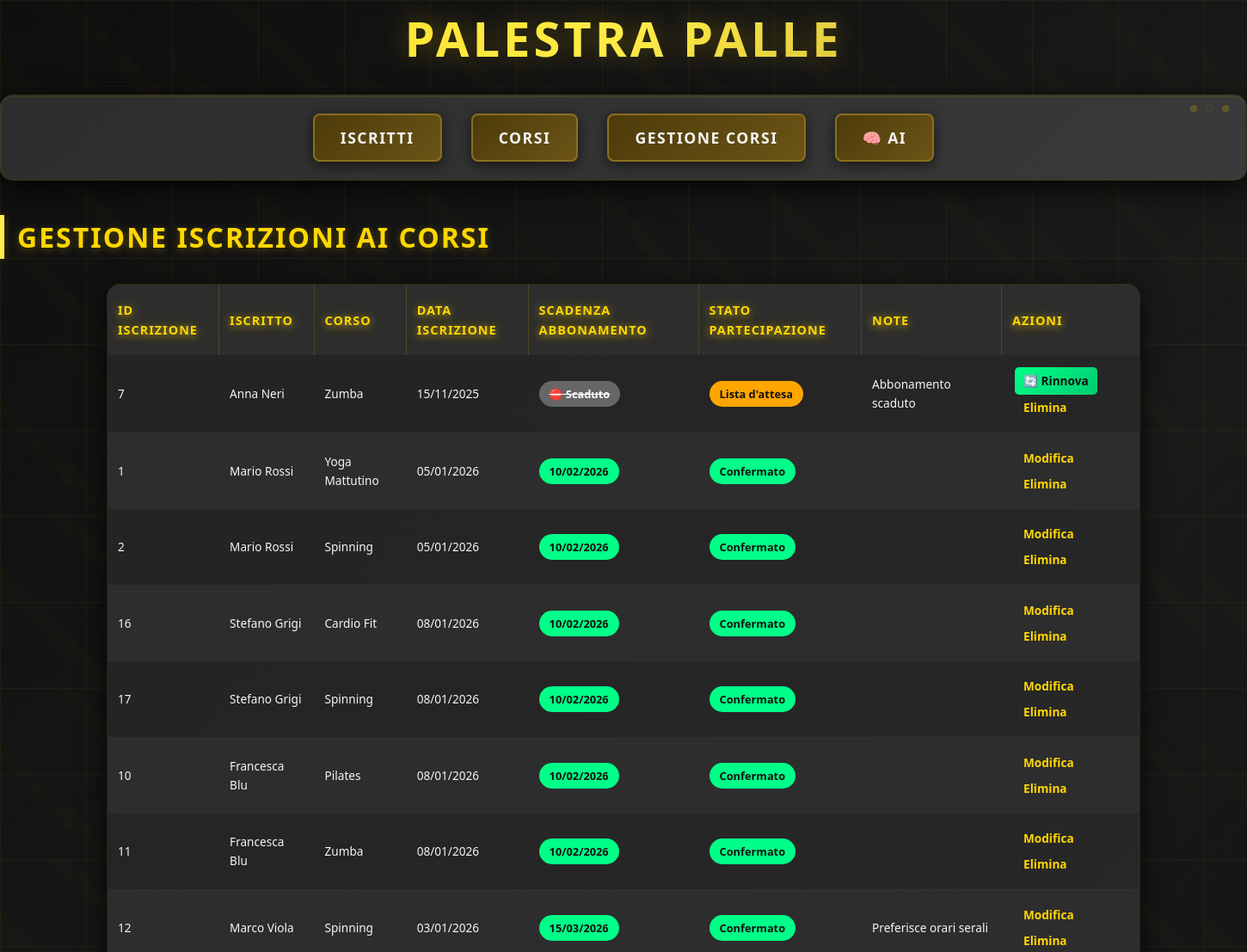
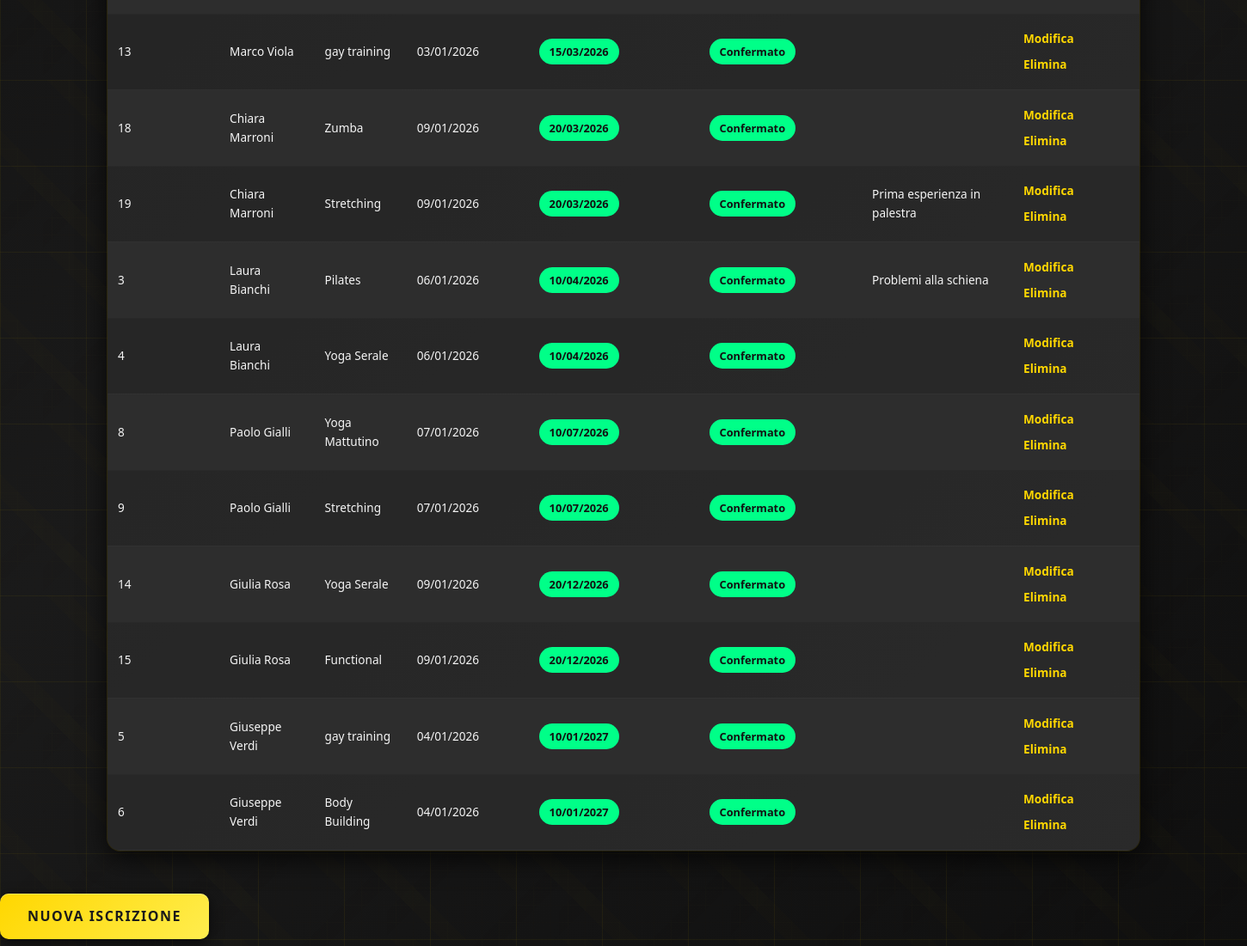
The app's page /gestione.php with its own data (2 pictures, top to bottom).
### tables this page shows
CREATE TABLE `gestione_corsi` (
  `ID_iscrizione` int(8) UNSIGNED NOT NULL,
  `ID_iscritti` int(8) UNSIGNED NOT NULL,
  `ID_corsi` int(8) UNSIGNED NOT NULL,
  `data_iscrizione` date NOT NULL,
  `stato_partecipazione` varchar(20) NOT NULL,
  `note_particolari` text NOT NULL
);

CREATE TABLE `iscritti` (
  `ID_iscritti` int(8) UNSIGNED NOT NULL,
  `Nome` varchar(50) NOT NULL,
  `Cognome` varchar(100) NOT NULL,
  `Data_nascita` date NOT NULL,
  `Email` text NOT NULL,
  `Telefono` text NOT NULL,
  `Tipo_abbonamento` varchar(200) NOT NULL,
  `Data_scadenza` date NOT NULL,
  `Stato` varchar(20) NOT NULL
);

CREATE TABLE `corsi` (
  `ID_corsi` int(8) UNSIGNED NOT NULL,
  `nome_corso` varchar(20) NOT NULL,
  `istruttore` varchar(160) NOT NULL,
  `giorno_settimana` int(10) NOT NULL,
  `orario_inizio` datetime NOT NULL,
  `orario_fine` datetime NOT NULL,
  `durata` time NOT NULL,
  `posti_disponibili` int(10) NOT NULL,
  `posti_occupati` int(10) NOT NULL,
  `livello` varchar(40) NOT NULL
);

### db.php (called while the page is built, shortened)
<?PHP
	class DB {
		private $db;
		function __construct(){
			$this->db = new mysqli('localhost', 'root', '', 'palestra_palle');
        $this->db->set_charset("utf8");
				}
		function GetIscrizioniConScadenza(){
			$sql = "SELECT gc.*, i.Nome as iscritto_nome, i.Cognome as iscritto_cognome,
						i.Data_scadenza, c.nome_corso as corso_nome_corso
					FROM gestione_corsi gc
					JOIN iscritti i ON gc.ID_iscritti = i.ID_iscritti
					JOIN corsi c ON gc.ID_corsi = c.ID_corsi
					ORDER BY i.Data_scadenza ASC";
			$res = $this->db->query($sql);
			$out = [];
			while($row = $res->fetch_object()){
				$out[] = $row;
			}
			return $out;
		}
	}
	$db = new DB();

### gestione.php (the view, shortened to what this page needs)
<!DOCTYPE html>
<html>
<head>
	<link rel="stylesheet" href="style.css">
</head>
<body>
	<h1>Palestra Palle</h1>
	<div class="menu">
		<a href="Index.php">ISCRITTI</a>
		<a href="corsi.php">CORSI</a>
		<a href="gestione.php">GESTIONE CORSI</a>
		<a href="ai_dashboard.php">🧠 AI</a>
	</div>
	<?PHP
		require('db.php');
		$azione = $_GET['azione'] ?? 'lista';
		$iscrizioni = [];
		if($azione == 'lista') {
			$iscrizioni = $db->GetIscrizioniConScadenza();
		}
	?>
	<?php if($azione == 'lista'): ?>
		<h2>Gestione Iscrizioni ai Corsi</h2>
		<table>
		<tr>
			<th>ID Iscrizione</th>
			<th>Iscritto</th>
			<th>Corso</th>
			<th>Data Iscrizione</th>
			<th>Scadenza Abbonamento</th>
			<th>Stato Partecipazione</th>
			<th>Note</th>
			<th>Azioni</th>
		</tr>
		<?php
			foreach($iscrizioni as $i){
		?>
			<tr>
				<td><?=($i->ID_iscrizione ?? '')?></td>
				<td><?=($i->iscritto_nome ?? '') . ' ' . ($i->iscritto_cognome ?? '')?></td>
				<td><?=($i->corso_nome_corso ?? '')?></td>
				<td><?=date('d/m/Y', strtotime($i->data_iscrizione ?? ''))?></td>
				<td>
					<?php
						$dataScadenza = $i->Data_scadenza ?? '';
						$oggi = date('Y-m-d');
						$isScaduto = $dataScadenza < $oggi;
						$giorni = floor((strtotime($dataScadenza) - strtotime($oggi)) / 86400);
						$badgeClass = 'scadenza-ok';
						if($isScaduto) $badgeClass = 'scadenza-scaduto';
						elseif($giorni <= 3) $badgeClass = 'scadenza-critical';
						elseif($giorni <= 5) $badgeClass = 'scadenza-danger';
						elseif($giorni <= 7) $badgeClass = 'scadenza-warning';
					?>
					<span class="scadenza-badge <?= $badgeClass ?>">
						<?php if($isScaduto): ?>
							⛔ Scaduto
						<?php else: ?>
							<?= date('d/m/Y', strtotime($dataScadenza)) ?>
						<?php endif; ?>
					</span>
				</td>
				<td>
					<?php
						$stato = $i->stato_partecipazione ?? '';
						$statoClass = 'stato-confermato';
						if($stato == 'In attesa' || $stato == "Lista d'attesa") $statoClass = 'stato-attesa';
						elseif($stato == 'Ritirato') $statoClass = 'stato-ritirato';
						elseif($stato == 'Completato') $statoClass = 'stato-completato';
					?>
					<span class="stato-badge <?= $statoClass ?>"><?= htmlspecialchars($stato) ?></span>
				</td>
				<td><?=($i->note_particolari ?? '')?></td>
				<td>
					<?php if($isScaduto): ?>
						<a href="gestione.php?azione=rinnova&id=<?=($i->ID_iscrizione ?? '')?>"
						   style="background: linear-gradient(135deg, #00ff88, #00cc70); color: #111; padding: 5px 10px; border-radius: 5px; text-decoration: none; font-weight: bold;"
						   onclick="return confirm('Rinnovare questa iscrizione?')">
							🔄 Rinnova
						</a>
					<?php else: ?>
						<a href="gestione.php?azione=modifica&id=<?=($i->ID_iscrizione ?? '')?>">Modifica</a>
					<?php endif; ?>
					<a href="gestione.php?azione=cancella&id=<?=($i->ID_iscrizione ?? '')?>" onclick="return confirm('Sei sicuro di voler eliminare questa iscrizione?')">Elimina</a>
				</td>
			</tr>
		<?php
			}
		?>
		</table>
		<a href="gestione.php?azione=nuovo" class="btn-nuovo">Nuova Iscrizione</a>
	<?php endif; ?>
</body>
</html>

### gestione.php (style rules this page uses)
.stato-badge { display: inline-block; padding: 5px 12px; border-radius: 15px; font-weight: bold; font-size: 0.8rem; }
.stato-confermato { background: #00ff88; color: #111; }
.stato-attesa { background: #ffa500; color: #111; }
.scadenza-badge { display: inline-block; padding: 5px 12px; border-radius: 15px; font-weight: bold; font-size: 0.8rem; }
.scadenza-ok { background: #00ff88; color: #111; }
.scadenza-scaduto { background: #666; color: white; text-decoration: line-through; }

### records on screen
gestione_corsi: ID_iscrizione "7", ID_iscritti.Nome "Anna", ID_iscritti.Cognome "Neri", ID_corsi.nome_corso "Zumba", data_iscrizione "15/11/2025", shows "⛔ Scaduto", stato_partecipazione "Lista d'attesa", note_particolari "Abbonamento scaduto"
gestione_corsi: ID_iscrizione "1", ID_iscritti.Nome "Mario", ID_iscritti.Cognome "Rossi", ID_corsi.nome_corso "Yoga Mattutino", data_iscrizione "05/01/2026", ID_iscritti.Data_scadenza "10/02/2026", stato_partecipazione "Confermato"
gestione_corsi: ID_iscrizione "2", ID_iscritti.Nome "Mario", ID_iscritti.Cognome "Rossi", ID_corsi.nome_corso "Spinning", data_iscrizione "05/01/2026", ID_iscritti.Data_scadenza "10/02/2026", stato_partecipazione "Confermato"
gestione_corsi: ID_iscrizione "16", ID_iscritti.Nome "Stefano", ID_iscritti.Cognome "Grigi", ID_corsi.nome_corso "Cardio Fit", data_iscrizione "08/01/2026", ID_iscritti.Data_scadenza "10/02/2026", stato_partecipazione "Confermato"
gestione_corsi: ID_iscrizione "17", ID_iscritti.Nome "Stefano", ID_iscritti.Cognome "Grigi", ID_corsi.nome_corso "Spinning", data_iscrizione "08/01/2026", ID_iscritti.Data_scadenza "10/02/2026", stato_partecipazione "Confermato"
gestione_corsi: ID_iscrizione "10", ID_iscritti.Nome "Francesca", ID_iscritti.Cognome "Blu", ID_corsi.nome_corso "Pilates", data_iscrizione "08/01/2026", ID_iscritti.Data_scadenza "10/02/2026", stato_partecipazione "Confermato"
gestione_corsi: ID_iscrizione "11", ID_iscritti.Nome "Francesca", ID_iscritti.Cognome "Blu", ID_corsi.nome_corso "Zumba", data_iscrizione "08/01/2026", ID_iscritti.Data_scadenza "10/02/2026", stato_partecipazione "Confermato"
gestione_corsi: ID_iscrizione "12", ID_iscritti.Nome "Marco", ID_iscritti.Cognome "Viola", ID_corsi.nome_corso "Spinning", data_iscrizione "03/01/2026", ID_iscritti.Data_scadenza "15/03/2026", stato_partecipazione "Confermato", note_particolari "Preferisce orari serali"
gestione_corsi: ID_iscrizione "13", ID_iscritti.Nome "Marco", ID_iscritti.Cognome "Viola", ID_corsi.nome_corso "gay training", data_iscrizione "03/01/2026", ID_iscritti.Data_scadenza "15/03/2026", stato_partecipazione "Confermato"
gestione_corsi: ID_iscrizione "18", ID_iscritti.Nome "Chiara", ID_iscritti.Cognome "Marroni", ID_corsi.nome_corso "Zumba", data_iscrizione "09/01/2026", ID_iscritti.Data_scadenza "20/03/2026", stato_partecipazione "Confermato"
gestione_corsi: ID_iscrizione "19", ID_iscritti.Nome "Chiara", ID_iscritti.Cognome "Marroni", ID_corsi.nome_corso "Stretching", data_iscrizione "09/01/2026", ID_iscritti.Data_scadenza "20/03/2026", stato_partecipazione "Confermato", note_particolari "Prima esperienza in palestra"
gestione_corsi: ID_iscrizione "3", ID_iscritti.Nome "Laura", ID_iscritti.Cognome "Bianchi", ID_corsi.nome_corso "Pilates", data_iscrizione "06/01/2026", ID_iscritti.Data_scadenza "10/04/2026", stato_partecipazione "Confermato", note_particolari "Problemi alla schiena"
gestione_corsi: ID_iscrizione "4", ID_iscritti.Nome "Laura", ID_iscritti.Cognome "Bianchi", ID_corsi.nome_corso "Yoga Serale", data_iscrizione "06/01/2026", ID_iscritti.Data_scadenza "10/04/2026", stato_partecipazione "Confermato"
gestione_corsi: ID_iscrizione "8", ID_iscritti.Nome "Paolo", ID_iscritti.Cognome "Gialli", ID_corsi.nome_corso "Yoga Mattutino", data_iscrizione "07/01/2026", ID_iscritti.Data_scadenza "10/07/2026", stato_partecipazione "Confermato"
gestione_corsi: ID_iscrizione "9", ID_iscritti.Nome "Paolo", ID_iscritti.Cognome "Gialli", ID_corsi.nome_corso "Stretching", data_iscrizione "07/01/2026", ID_iscritti.Data_scadenza "10/07/2026", stato_partecipazione "Confermato"
gestione_corsi: ID_iscrizione "14", ID_iscritti.Nome "Giulia", ID_iscritti.Cognome "Rosa", ID_corsi.nome_corso "Yoga Serale", data_iscrizione "09/01/2026", ID_iscritti.Data_scadenza "20/12/2026", stato_partecipazione "Confermato"
gestione_corsi: ID_iscrizione "15", ID_iscritti.Nome "Giulia", ID_iscritti.Cognome "Rosa", ID_corsi.nome_corso "Functional", data_iscrizione "09/01/2026", ID_iscritti.Data_scadenza "20/12/2026", stato_partecipazione "Confermato"
gestione_corsi: ID_iscrizione "5", ID_iscritti.Nome "Giuseppe", ID_iscritti.Cognome "Verdi", ID_corsi.nome_corso "gay training", data_iscrizione "04/01/2026", ID_iscritti.Data_scadenza "10/01/2027", stato_partecipazione "Confermato"
gestione_corsi: ID_iscrizione "6", ID_iscritti.Nome "Giuseppe", ID_iscritti.Cognome "Verdi", ID_corsi.nome_corso "Body Building", data_iscrizione "04/01/2026", ID_iscritti.Data_scadenza "10/01/2027", stato_partecipazione "Confermato"
